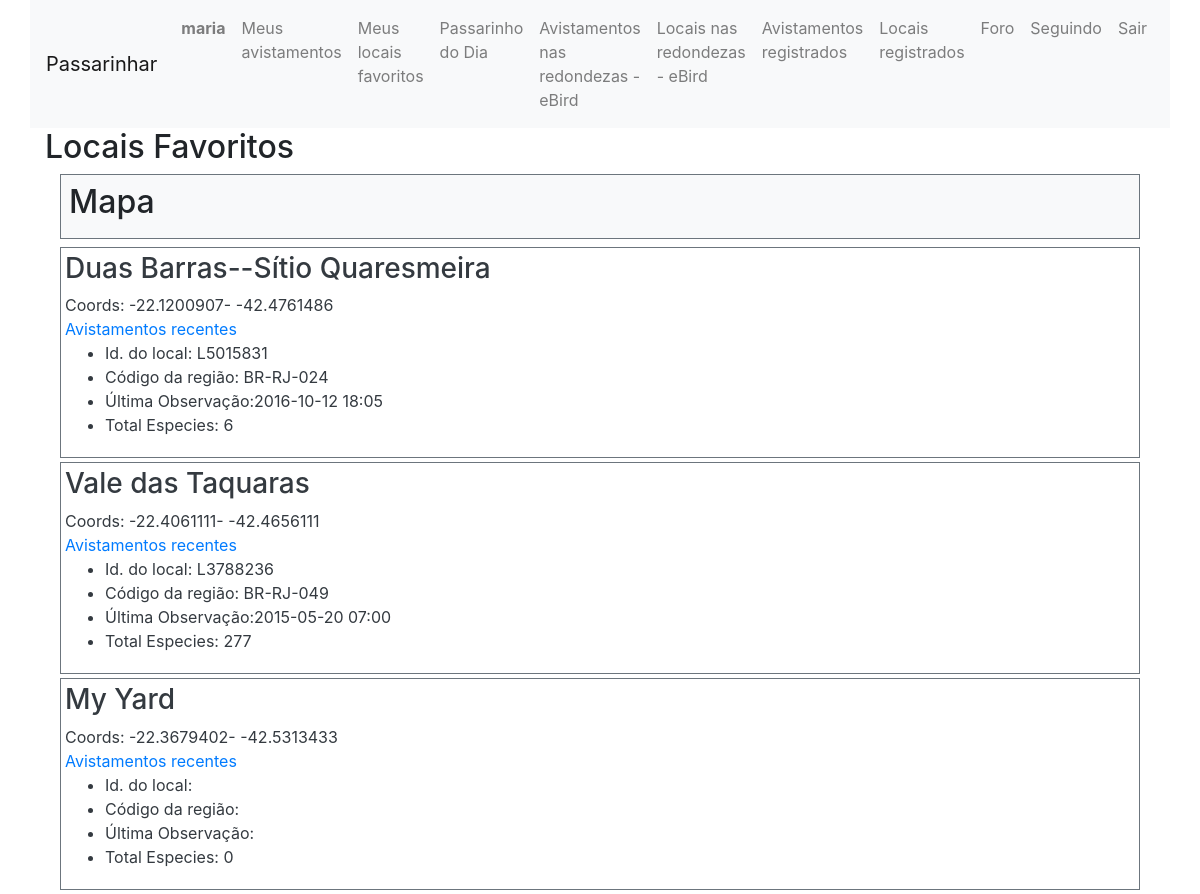
Page /favourites (signed in) on the earlier database version.
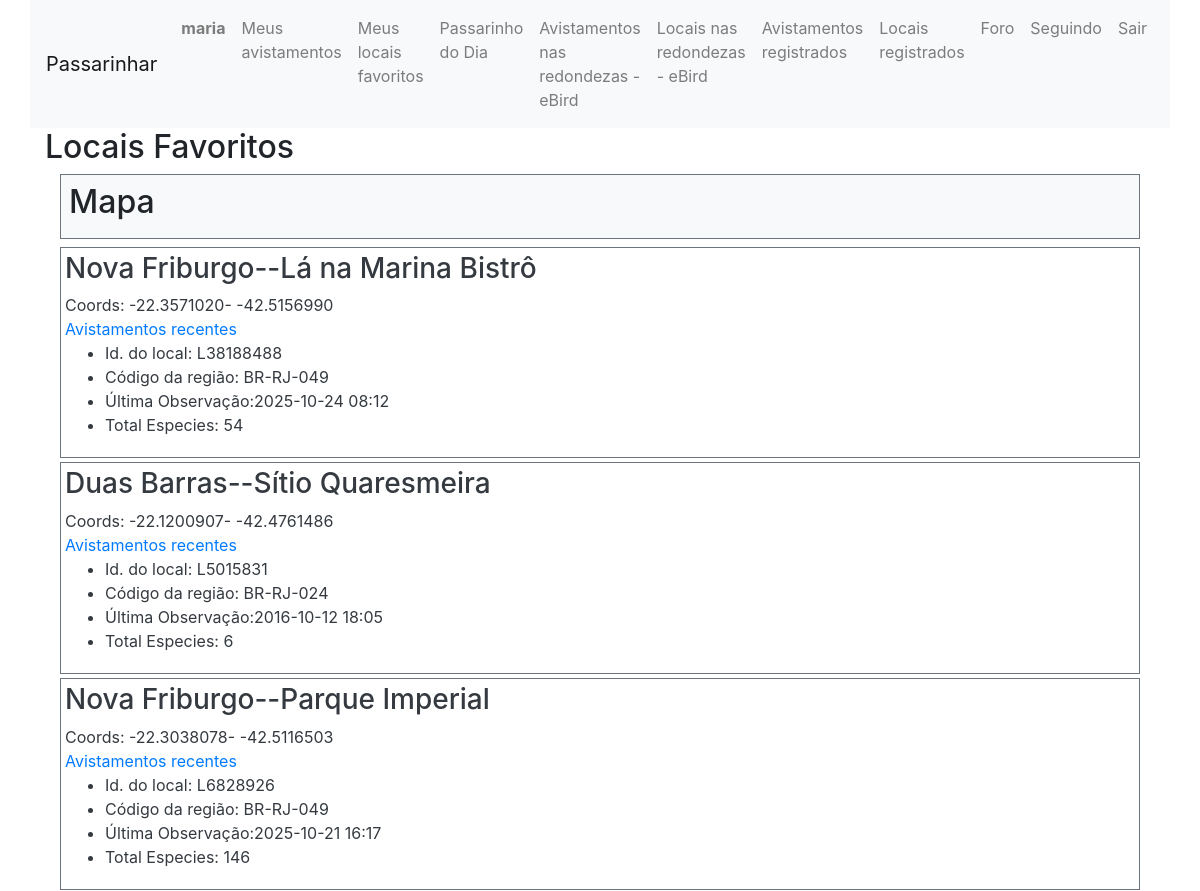
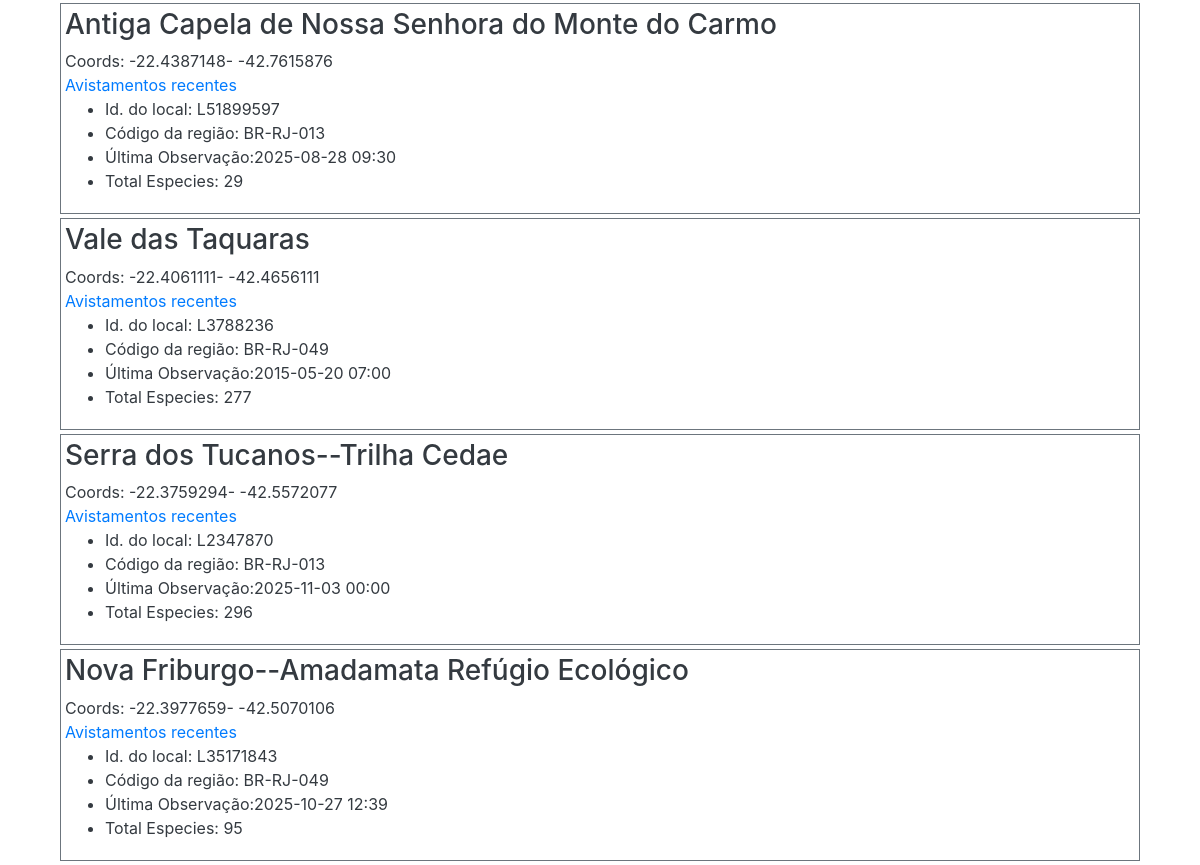
Same page on the later database version (2 pictures, top to bottom).
### passarinhar/models.py (models this page shows, shortened)
class Place(models.Model):
    place = models.CharField(max_length=100)
    lat = models.DecimalField(max_digits=10, decimal_places=7, default=0)
    lon = models.DecimalField(max_digits=10, decimal_places=7, default=0)
    subnational2Code = models.CharField(max_length=10, blank=True)
    locId = models.CharField(max_length=20, blank=True)
    latestObsDt = models.CharField(max_length=20, blank=True)
    numSpeciesAllTime = models.IntegerField(default=0)
    country= models.CharField(max_length=2, blank=True)
    region = models.CharField(max_length=100, blank=True)

### passarinhar/views.py (the view)
# urls.py: path("favourites", views.favourites, name="favourites"),
def favourites(request):
    error = None
    user = Follower.objects.filter(user = request.user.id)
    fav_places = Place.objects.filter(id__in=user.values_list("favourite_places", flat=True))
    fav_places = fav_places.order_by("-pk").all()
    p = Paginator(fav_places, 30)
    page_number = request.GET.get('page')
    page_obj = p.get_page(page_number)
    hotspots_nearby_data = page_obj
    home_map = show_on_map(hotspots_nearby_data[0].lat, hotspots_nearby_data[0].lon, "favourite", hotspots_nearby_data)
    map_html = home_map._repr_html_()
    form = LocalsForm(initial={"dist":5})
    return render(request, "passarinhar/locais.html", {
            "title":'Locais Favoritos',
            "form": form,
            "error":error,
            "hotspots_nearby_data": hotspots_nearby_data,
            "nearby_map":map_html
        })

### passarinhar/templates/passarinhar/locais.html (shortened to what this page needs)
{% extends "passarinhar/layout.html" %}
{% load static %}
{% block body %}
<h2 id="page-title">{{ title }}</h2>
{% if hotspots_nearby_data %}
<div class='container'>
    <div id="nearby_map_id" class="my-2 p-2 bg-light border border-secondary">
        <h2 id="folium_map">Mapa</h2>
    </div>
    {% for local in hotspots_nearby_data %}
    <div class="p-1 my-1 bg-white text-dark border border-secondary">
        {% if title == "Locais Favoritos"%}
        <h3 id="name{{forloop.counter0}}">{{local.place}}</h3>
        <div id="coords{{forloop.counter0}}">Coords:
            <span id="lat{{forloop.counter0}}">{{local.lat}}</span>-
            <span id="lon{{forloop.counter0}}">{{local.lon}}</span>
        </div>
        <div id="recent-obs{{local.locId}}">
            <a href="{% url 'passarinhar:localrecents' local.lat local.lon %}">Avistamentos recentes</a>
        </div>
        {% endif %}
        <ul>
            <li>Id. do local: <span id="locId{{forloop.counter0}}">{{local.locId}}</span></li>
            <li>Código da região: <span id="subnational2Code{{forloop.counter0}}">{{ local.subnational2Code}}</li>
            <li>Última Observação:<span id="latestObsDt{{forloop.counter0}}">{{local.latestObsDt}}</span></li>
            <li>Total Especies: <span id="numSpeciesAllTime{{forloop.counter0}}">{{local.numSpeciesAllTime}}</span></li>
        </ul>
    </div>
    {% endfor %}
</div>
{% endif %}
{% endblock %}

Differences in the rows shown:
no longer on this page (row edited): Place: place "My Yard", lat "-22.3679402", lon "-42.5313433", numSpeciesAllTime "0"
now on this page (row edited): Place: place "Nova Friburgo--Lá na Marina Bistrô", lat "-22.3571020", lon "-42.5156990", locId "L38188488", subnational2Code "BR-RJ-049", latestObsDt "2025-10-24 08:12", numSpeciesAllTime "54"
now on this page (row edited): Place: place "Nova Friburgo--Parque Imperial", lat "-22.3038078", lon "-42.5116503", locId "L6828926", subnational2Code "BR-RJ-049", latestObsDt "2025-10-21 16:17", numSpeciesAllTime "146"
now on this page (row unchanged): Place: place "Antiga Capela de Nossa Senhora do Monte do Carmo", lat "-22.4387148", lon "-42.7615876", locId "L51899597", subnational2Code "BR-RJ-013", latestObsDt "2025-08-28 09:30", numSpeciesAllTime "29"
now on this page (row unchanged): Place: place "Serra dos Tucanos--Trilha Cedae", lat "-22.3759294", lon "-42.5572077", locId "L2347870", subnational2Code "BR-RJ-013", latestObsDt "2025-11-03 00:00", numSpeciesAllTime "296"
now on this page (row unchanged): Place: place "Nova Friburgo--Amadamata Refúgio Ecológico", lat "-22.3977659", lon "-42.5070106", locId "L35171843", subnational2Code "BR-RJ-049", latestObsDt "2025-10-27 12:39", numSpeciesAllTime "95"
